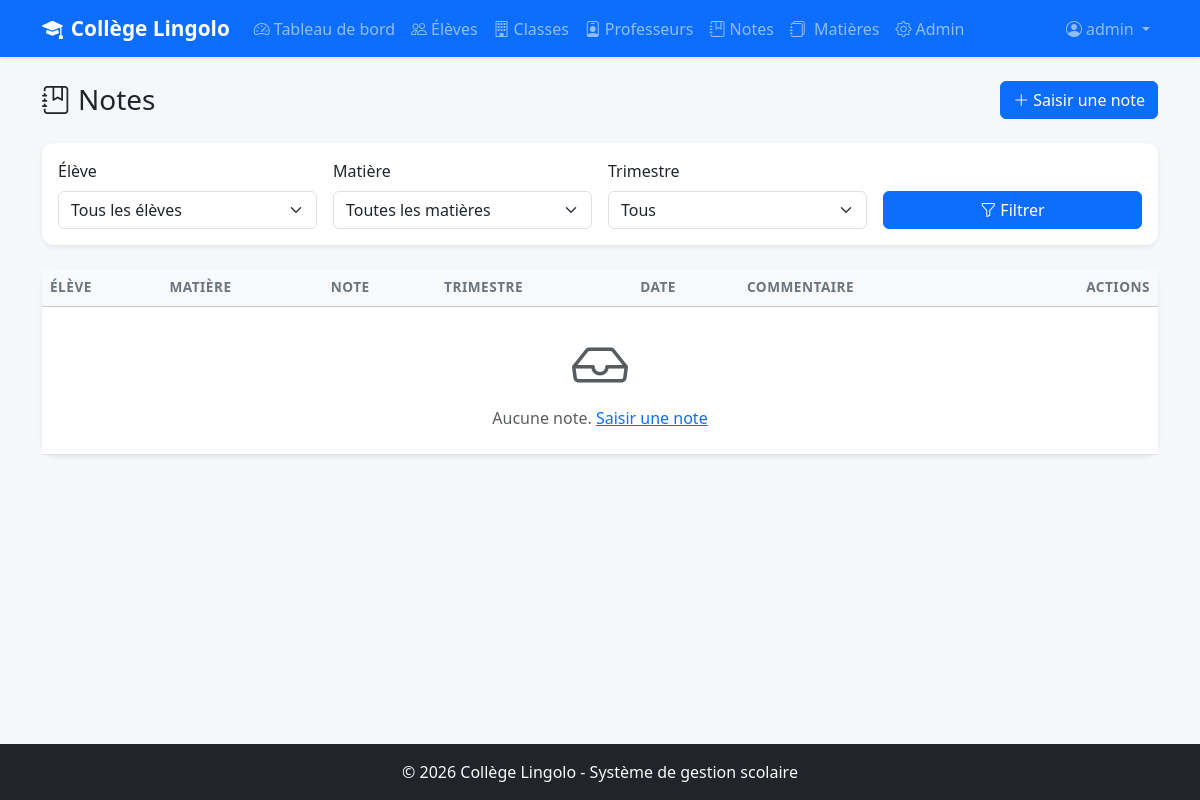
The page /notes/ (signed in) on the database as committed earlier.
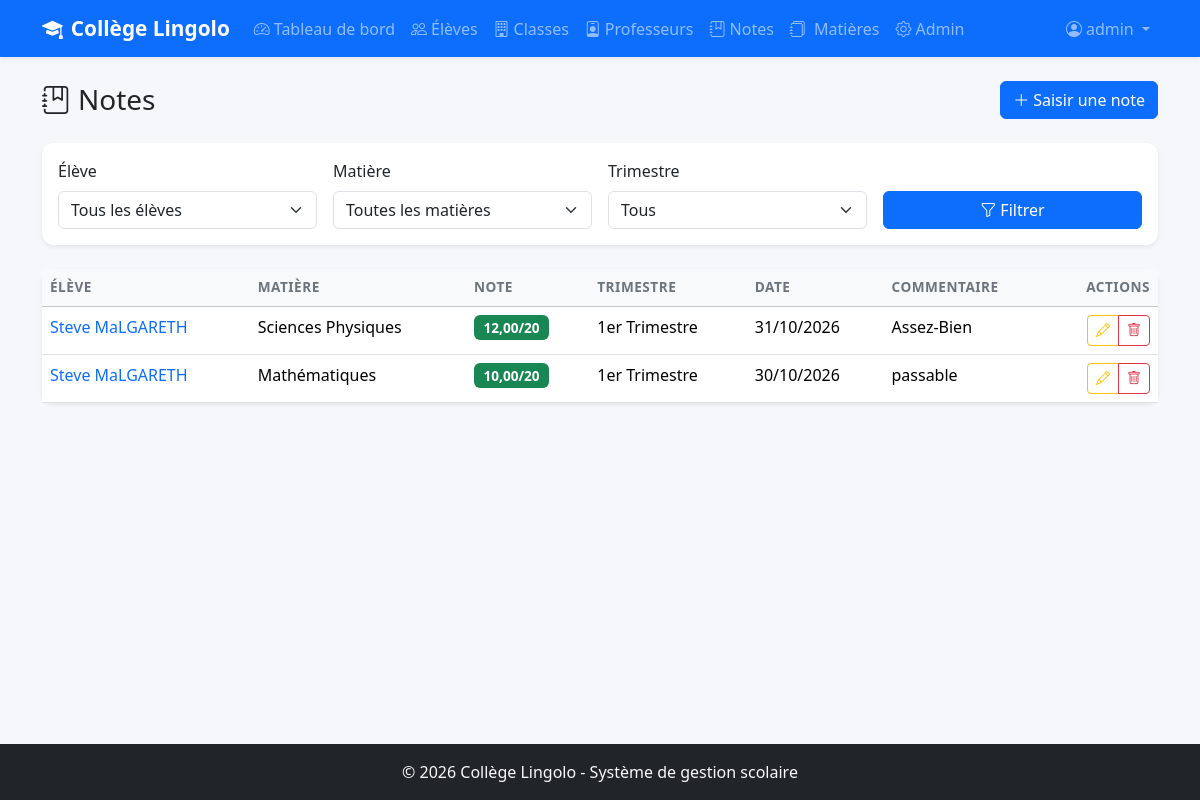
The same page on the database as committed later.
### eleves/models.py (models this page shows, shortened)
class Note(models.Model):
    TRIMESTRES = [
        (1, '1er Trimestre'),
        (2, '2ème Trimestre'),
        (3, '3ème Trimestre'),
    ]
    eleve = models.ForeignKey(
        Eleve,
        on_delete=models.CASCADE,        # Si l'élève est supprimé, ses notes aussi
        related_name='notes',            # eleve.notes.all()
        verbose_name="Élève"
    )
    matiere = models.ForeignKey(
        Matiere,
        on_delete=models.CASCADE,
        related_name='notes',
        verbose_name="Matière"
    )
    valeur = models.DecimalField(
        max_digits=4,
        decimal_places=2,
        verbose_name="Note",
        help_text="Note sur 20"
    )
    trimestre = models.IntegerField(
        choices=TRIMESTRES,
        default=1,
        verbose_name="Trimestre"
    )
    date_evaluation = models.DateField(
        verbose_name="Date de l'évaluation"
    )
    commentaire = models.TextField(
        blank=True, default='',
        verbose_name="Commentaire"
    )
    class Meta:
        verbose_name = "Note"
        verbose_name_plural = "Notes"
        ordering = ['-date_evaluation']  # Les plus récentes en premier (- = desc)

class Eleve(models.Model):
    STATUTS = [
        ('nouveau', 'Nouveau'),
        ('redoublant', 'Redoublant'),
    ]
    SEXES = [
        ('M', 'Masculin'),
        ('F', 'Féminin'),
    ]
    nom = models.CharField(
        max_length=100,
        verbose_name="Nom de famille"
    )
    prenom = models.CharField(
        max_length=100,
        verbose_name="Prénom"
    )
    date_naissance = models.DateField(
        verbose_name="Date de naissance",
        help_text="Format : AAAA-MM-JJ (ex: 2010-05-15)"
    )
    sexe = models.CharField(
        max_length=1,
        choices=SEXES,
        default='M',
        verbose_name="Sexe"
    )
    classe = models.ForeignKey(
        Classe,
        on_delete=models.SET_NULL,       # Si la classe est supprimée → NULL
        null=True,                       # Autorise NULL en base de données
        blank=True,                      # Autorise le champ vide dans les forms
        related_name='eleves',           # classe.eleves.all() pour avoir les élèves
        verbose_name="Classe"
    )
    statut = models.CharField(
        max_length=20,
        choices=STATUTS,
        default='nouveau',
        verbose_name="Statut"
    )
    adresse = models.TextField(
        blank=True,                      # blank=True = champ optionnel dans les forms
        default='',                      # Valeur par défaut vide
        verbose_name="Adresse"
    )
    nom_parent = models.CharField(
        max_length=200,
        blank=True,
        default='',
        verbose_name="Nom du parent/tuteur"
    )
    telephone_parent = models.CharField(
        max_length=20,
        blank=True,
        default='',
        verbose_name="Téléphone du parent",
        help_text="Ex: +242 06 xxx xx xx"
    )
    date_inscription = models.DateTimeField(
        auto_now_add=True,
        verbose_name="Date d'inscription"
    )
    class Meta:
        verbose_name = "Élève"
        verbose_name_plural = "Élèves"
        ordering = ['classe', 'nom', 'prenom']  # Tri par classe puis nom
    def __str__(self):
        return f"{self.prenom} {self.nom}"

class Matiere(models.Model):
    nom = models.CharField(
        max_length=100,
        unique=True,                     # Pas deux matières avec le même nom
        verbose_name="Nom de la matière"
    )
    coefficient = models.IntegerField(
        default=1,
        verbose_name="Coefficient"
    )
    professeurs = models.ManyToManyField(
        Professeur,
        blank=True,                      # Une matière peut n'avoir aucun prof assigné
        related_name='matieres',         # prof.matieres.all() pour voir ses matières
        verbose_name="Professeurs"
    )
    class Meta:
        verbose_name = "Matière"
        verbose_name_plural = "Matières"
        ordering = ['nom']
    def __str__(self):
        return self.nom

### eleves/views.py (the view)
# urls.py: path('notes/', views.liste_notes, name='liste_notes'),
@login_required
def liste_notes(request):
    eleve_id = request.GET.get('eleve', '')
    matiere_id = request.GET.get('matiere', '')
    trimestre = request.GET.get('trimestre', '')
    notes = Note.objects.select_related('eleve', 'matiere')
    if eleve_id:
        notes = notes.filter(eleve_id=eleve_id)
    if matiere_id:
        notes = notes.filter(matiere_id=matiere_id)
    if trimestre:
        notes = notes.filter(trimestre=trimestre)
    context = {
        'notes': notes,
        'eleves': Eleve.objects.all(),
        'matieres': Matiere.objects.all(),
        'eleve_id': eleve_id,
        'matiere_id': matiere_id,
        'trimestre': trimestre,
    }
    return render(request, 'eleves/liste_notes.html', context)

### eleves/templates/eleves/liste_notes.html (shortened to what the changed rows need)
{% extends 'eleves/base.html' %}
{% block content %}
<div class="d-flex justify-content-between align-items-center mb-4">
    <h1 class="h3 mb-0"><i class="bi bi-journal-bookmark me-2"></i>Notes</h1>
</div>
<div class="card border-0 shadow-sm">
    <div class="card-body p-0">
        <div class="table-responsive">
            <table class="table table-hover mb-0">
                <thead class="table-light">
                    <tr>
                        <th>Élève</th>
                        <th>Matière</th>
                        <th>Note</th>
                        <th>Trimestre</th>
                        <th>Date</th>
                        <th>Commentaire</th>
                        <th class="text-end">Actions</th>
                    </tr>
                </thead>
                <tbody>
                    {% for note in notes %}
                    <tr>
                        <td>
                            <a href="{% url 'detail_eleve' note.eleve.pk %}" class="text-decoration-none">
                                {{ note.eleve }}
                            </a>
                        </td>
                        <td>{{ note.matiere }}</td>
                        <td>
                            {% if note.valeur >= 10 %}
                                <span class="badge bg-success">{{ note.valeur }}/20</span>
                            {% elif note.valeur >= 7 %}
                                <span class="badge bg-warning text-dark">{{ note.valeur }}/20</span>
                            {% else %}
                                <span class="badge bg-danger">{{ note.valeur }}/20</span>
                            {% endif %}
                        </td>
                        <td>{{ note.get_trimestre_display }}</td>
                        <td>{{ note.date_evaluation|date:"d/m/Y" }}</td>
                        <td>{{ note.commentaire|truncatechars:30 }}</td>
                        <td class="text-end">
                            <div class="btn-group btn-group-sm">
                                <a href="{% url 'modifier_note' note.pk %}" class="btn btn-outline-warning">
                                    <i class="bi bi-pencil"></i>
                                </a>
                                <a href="{% url 'supprimer_note' note.pk %}" class="btn btn-outline-danger">
                                    <i class="bi bi-trash"></i>
                                </a>
                            </div>
                        </td>
                    </tr>
                    {% empty %}
                    <tr>
                        <td colspan="7" class="text-center py-4 text-muted">
                            <i class="bi bi-inbox display-4 d-block mb-2"></i>
                            Aucune note. <a href="{% url 'ajouter_note' %}">Saisir une note</a>
                        </td>
                    </tr>
                    {% endfor %}
                </tbody>
            </table>
        </div>
    </div>
</div>
{% endblock %}

Rows that differ between the two databases and show on the page:
added Note: eleve "Steve MaLGARETH", matiere "Sciences Physiques", valeur "12,00", trimestre "1er Trimestre", date_evaluation "31/10/2026", commentaire "Assez-Bien"
added Note: eleve "Steve MaLGARETH", matiere "Mathématiques", valeur "10,00", trimestre "1er Trimestre", date_evaluation "30/10/2026", commentaire "passable"
Other text that changed with them:
text no longer shown: "Aucune note. Saisir une note"
